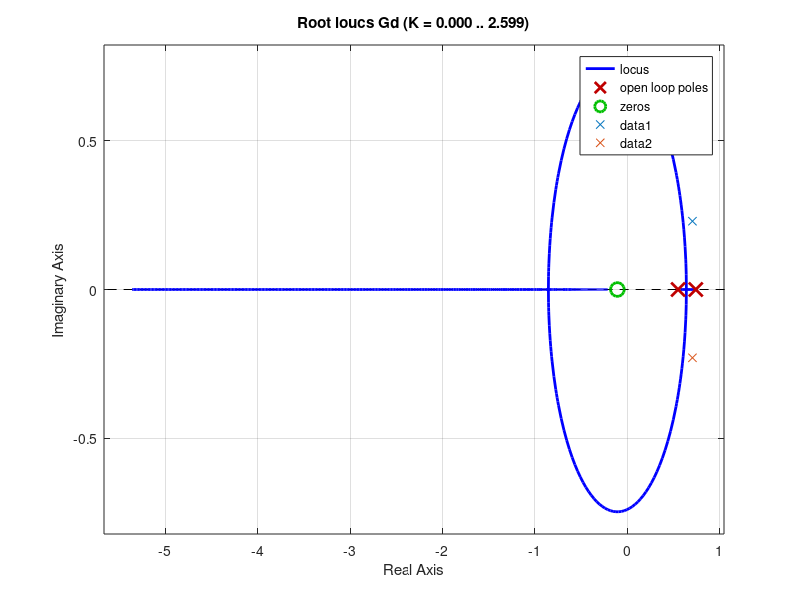

Write MATLAB code to recreate this figure. (Note: this script raises an error after producing the figure.)
%FDT continuo
G = zpk([-10],[-2 -1],[5])

%FDT discreto
Tm = 0.3;
Gd = c2d(G,Tm, 'zoh')

% Requerimientos
tR=4; %timpo 2% error
S=5;  %sobrepasamiento

%Obtencion parametros

pzita = -log(S/100)/sqrt(pi^2+(log(S/100))^2)

w0=4/(pzita*tR)

wd=w0*sqrt(1-pzita^2)

tD=2*pi/wd

r=exp(-pzita*w0*Tm)

omega = wd*Tm

%muestras por ciclo de la frecuencia amortiguada

m=tD/Tm

%ubicaccion polos en plano Z

[r1,ph1] = pol2cart(omega,r)

[r2,ph2] = pol2cart(-omega,r)

p1=r1+ph1*1i
p2=r2+ph2*1i

%grafica Rlocus y polos deseados
rlocus(Gd)
hold on;
scatter(r1,ph1,'red','x')
scatter(r2,ph2,'red','x')
hold off

sisotool(Gd)


%%PID
thetaZero = rad2deg(atan(0.2292/(0.7408+0.1076)))
theta1  = rad2deg(atan(0.2292/(0.7408)))
theta2    = 90
theta3    =180 - rad2deg(atan(0.2292/(0.3146)))

theta= thetaZero-theta1-theta2-theta3

ang=theta+180 %angulo

d=0.2292/atan(55) %distancia

c2=0.7408-0.1476 %cero

FPID= minreal(feedback(C*Gd,1)) % sistema de lazo cerrado
poles=pole(FPID)
zeros=zero(FPID)
pzmap(FPID)
step(FPID) % respuesta al escalon
stepinfo(FPID)

%%TEST SIMULINK
T=0.3
pid(C) %%valores de K constantes
pgd=pole(Gd)
